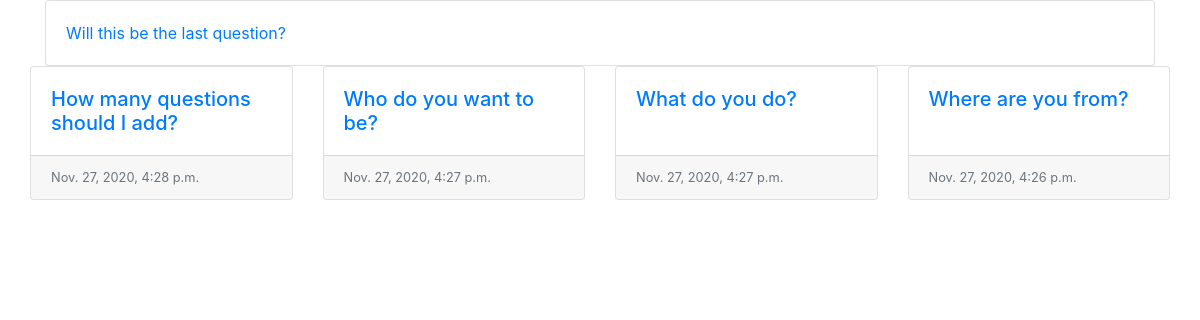
Screenshot of /polls/ with the database file from the repository.
### polls/models.py (models this page shows, shortened)
class Question(models.Model):
    question_text = models.CharField(max_length=200)
    pub_date = models.DateTimeField('date published')
    def was_recently_published(self):
        now = timezone.now()
        return now - datetime.timedelta(days=1) <= self.pub_date <= now
    was_recently_published.admin_order_field = 'pub_date'
    was_recently_published.boolean = True
    was_recently_published.short_description = 'Published recently?'

### polls/views.py (the view)
# urls.py: path('', views.IndexView.as_view(), name='index'),
class IndexView(generic.ListView):
    template_name = 'polls/index.html'
    context_object_name = 'latest_question_list'
    def get_queryset(self):
        return Question.objects.filter(
            pub_date__lte=timezone.now()
        ).order_by('-pub_date')[:5]

### polls/templates/polls/index.html (shortened to what this page needs)
{% load static %}
<link rel="stylesheet" href="{% static 'boot/css/bootstrap.min.css' %}">
<div id="polls" class="container">
    {% if latest_question_list %}
    <div id="top-poll" class="row">
        <div class="col-sm-12">
            <div class="card">
                <div class="card-body">
                    <a href="{% url 'polls:detail' latest_question_list.0.id %}">{{ latest_question_list.0.question_text }}</a>
                </div>
            </div>
        </div>
    </div>
    <div id="poll-list" class="row">
        <div class="card-deck">
            {% for question in latest_question_list %}
            {% if forloop.first %}
            {% else %}
            <a class="card stretched-link text-decoration-none" href="{% url 'polls:detail' question.id %}">
                <div class="card-body">
                    <h5 class="card-text">{{ question.question_text }}</h5>
                </div>
                <div class="card-footer">
                    <small class="text-muted">{{ question.pub_date }}</small>
                </div>
            </a>
            {% endif %}
            {% endfor %}
        </div>
    </div>
</div>
{% else %}
<p>No polls are available.</p>
{% endif %}

### rows the page displays
Question: question_text "Will this be the last question?"
Question: question_text "How many questions should I add?", pub_date "Nov. 27, 2020, 4:28 p.m."
Question: question_text "Who do you want to be?", pub_date "Nov. 27, 2020, 4:27 p.m."
Question: question_text "What do you do?", pub_date "Nov. 27, 2020, 4:27 p.m."
Question: question_text "Where are you from?", pub_date "Nov. 27, 2020, 4:26 p.m."
